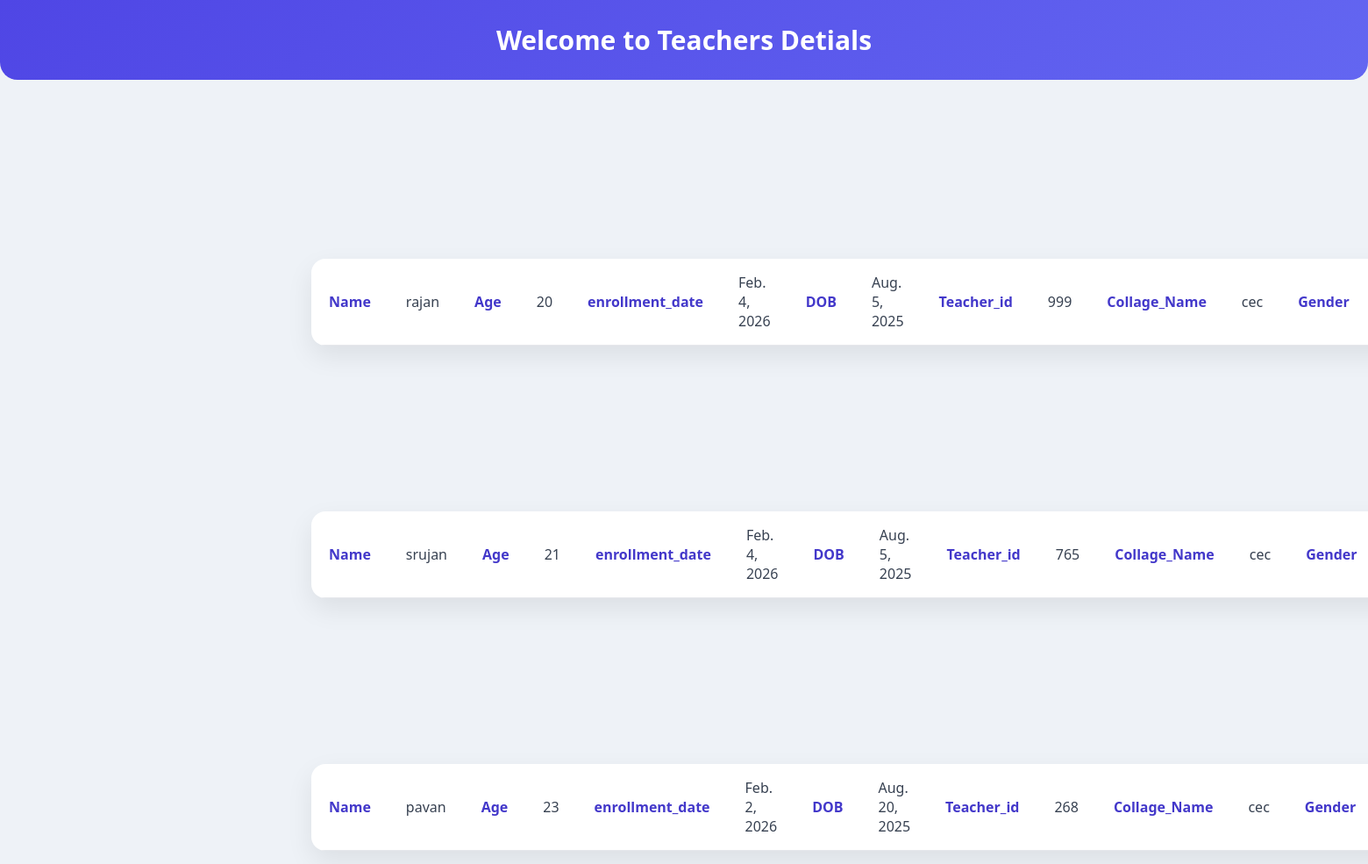
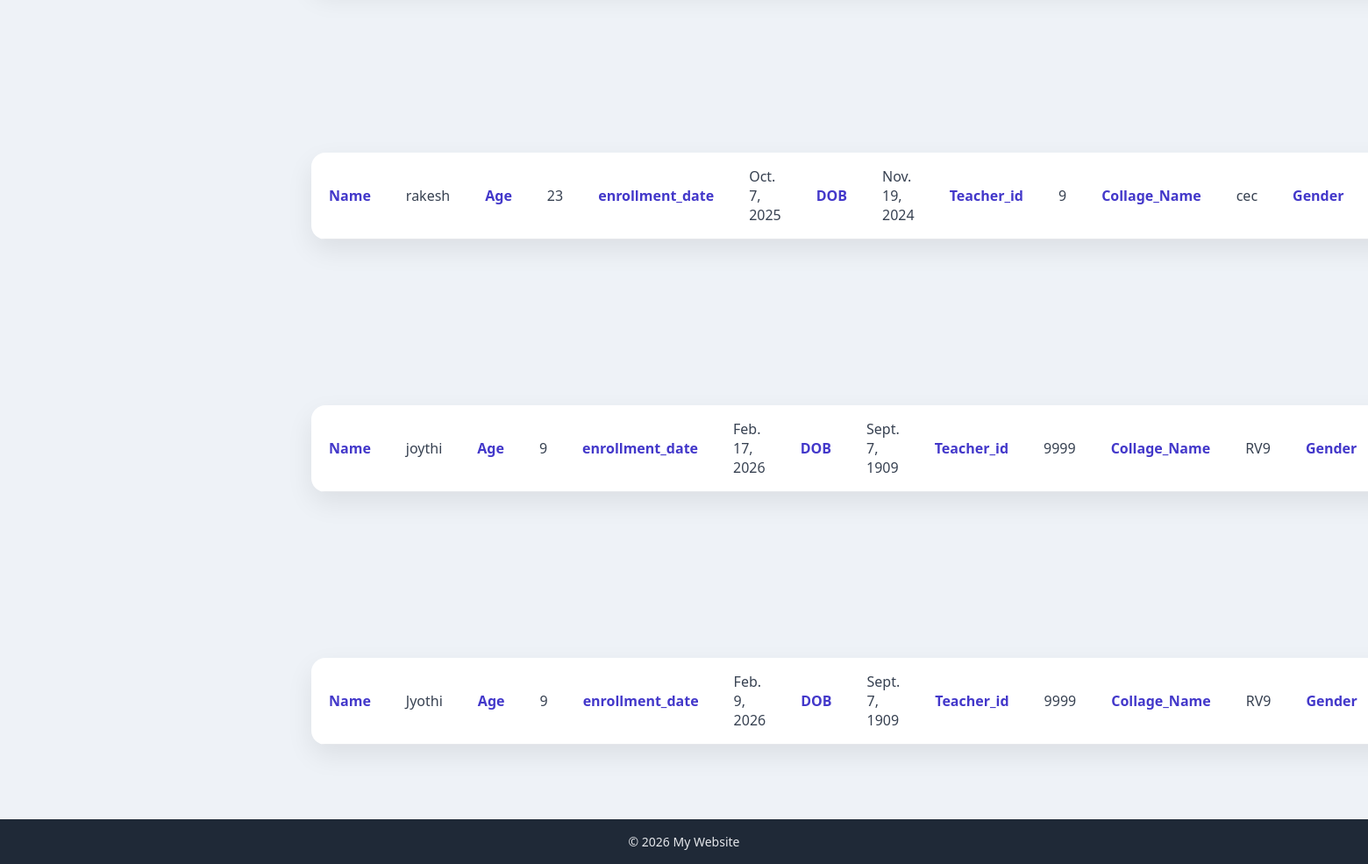
/karthik/app2/Teachers.html, run on an earlier commit of the app's database (2 pictures, top to bottom).
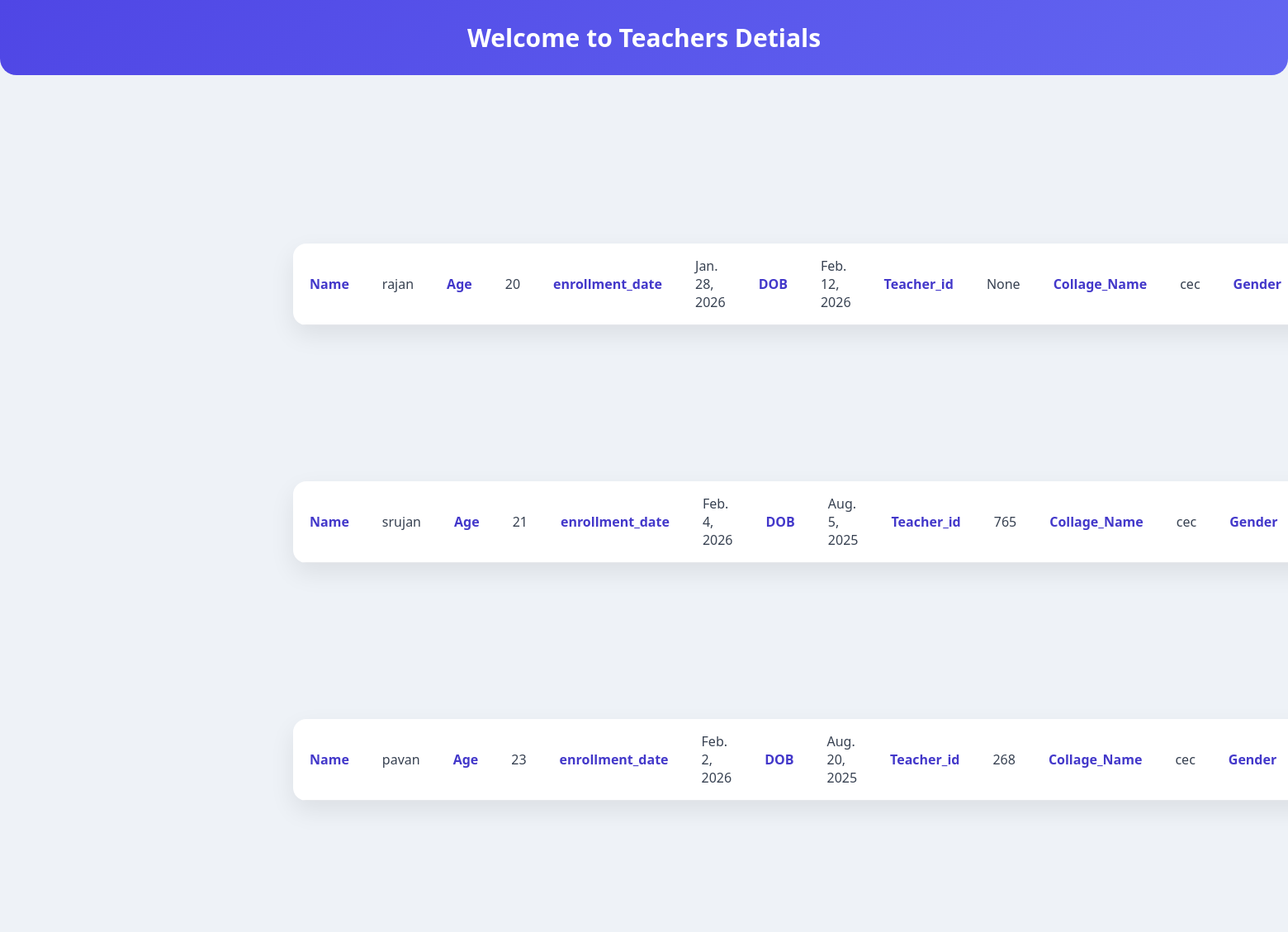
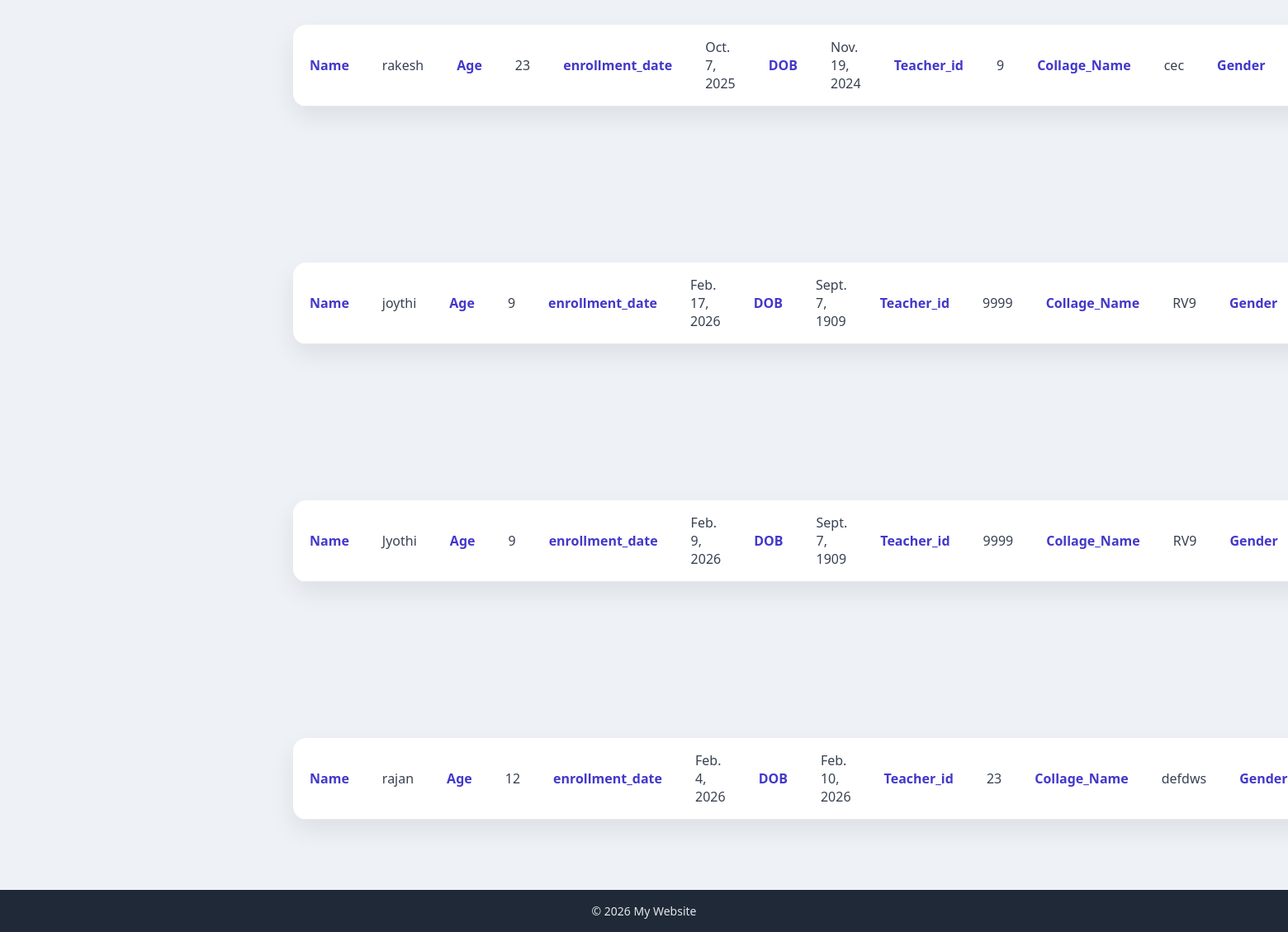
And on a later commit of the database (2 pictures, top to bottom).
### app1/models.py (models this page shows, shortened)
class Teachers(models.Model):
    name = models.CharField(max_length=100)
    age = models.IntegerField(null=True,blank=True)
    enrollment_date = models.DateField(null=True,blank=True)
    Address = models.CharField(null=True,blank=True)
    DOB = models.DateField(null=True,blank=True)
    Teacher_id = models.IntegerField(null=True,blank=True)
    Collage_Name = models.CharField(null=True,blank=True)
    Gender = models.CharField(null=True,blank=True)

### app1/views.py (the view)
# urls.py: path('app2/Teachers.html', app1,name='app1'),
def app1(request):
 teachers = Teachers.objects.all()
 return render(request,'Teachers.html',{'teachers':teachers})

### templates/Teachers.html (shortened to what this page needs)
{% load static %}
<!DOCTYPE html>
<html lang="en">
<head>
 <link rel="stylesheet" href="{% static 'teachers.css' %}">
</head>
<body>
    <header>
        <h1>Welcome to Teachers Detials</h1>
    </header>
    <main>
        <section>
            {%  for teachers in teachers %}
           <center>
            <table>
             <tr><th>Name</th>
                <td>{{teachers.name}}</td>  <br>
                <th>Age</th>
                <td>{{teachers.age}}</td><br>
                <th>enrollment_date</th>
                <td>{{teachers.enrollment_date}}</td><br>
                <th>DOB</th>
                <td>{{teachers.DOB}}</td><br>
                <th>Teacher_id</th>
                <td>{{teachers.Teacher_id}}</td><br>
                <th>Collage_Name</th>
                <td>{{teachers.Collage_Name}}</td><br>
                <th>Gender</th>
                <td>{{teachers.Gender}}</td><br>
           </table>
           </center>
                    {% endfor %}
        </section>
    </main>
    <footer>
        <p>© 2026 My Website</p>
    </footer>
</body>
</html>

### static/teachers.css (style rules this page uses)
* { margin: 0; padding: 0; box-sizing: border-box; }
body { font-family: 'Poppins', 'Segoe UI', sans-serif; background: #eef2f7; color: #2c2c2c; min-height: 100vh; }
header { background: linear-gradient(135deg, #4f46e5, #6366f1); color: #ffffff; padding: 25px; text-align: center; border-bottom-left-radius: 20px; border-bottom-right-radius: 20px; }
header h1 { font-size: 30px; font-weight: 600; }
main { padding: 50px 20px; display: flex; justify-content: center; }
section { width: 100%; max-width: 850px; }
table { width: 100%; border-collapse: separate; border-spacing: 0; background: #ffffff; margin-bottom: 35px; border-radius: 16px; box-shadow: 0 12px 30px rgba(0, 0, 0, 0.08); overflow: hidden; }
table tr { transition: background 0.3s ease; }
table th { width: 40%; text-align: left; padding: 16px 20px; background: transparent; color: #4338ca; font-weight: 600; border-bottom: 1px solid #e5e7eb; }
table td { padding: 16px 20px; border-bottom: 1px solid #e5e7eb; color: #374151; }
footer { background: #1f2937; color: #e5e7eb; text-align: center; padding: 16px; font-size: 14px; margin-top: auto; }

What changed in the data, as far as the page shows it:
changed Teachers: enrollment_date "Feb. 4, 2026" → "Jan. 28, 2026"; DOB "Aug. 5, 2025" → "Feb. 12, 2026"; Teacher_id "999" → "None"
added Teachers: name "rajan", age "12", enrollment_date "Feb. 4, 2026", DOB "Feb. 10, 2026", Teacher_id "23", Collage_Name "defdws"
